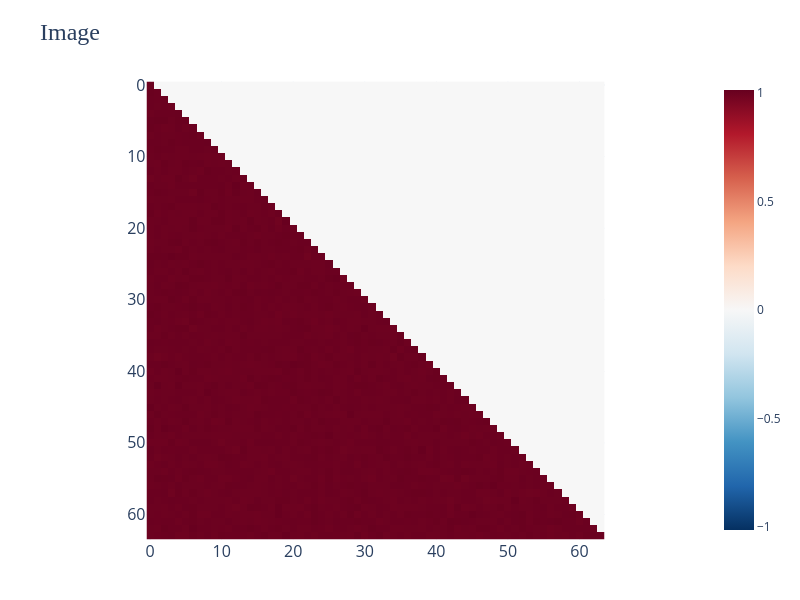

The notebook cell saved with this chart:
### Code cell
# L0
n_layers = 1
for layer_id in range(n_layers):
    # Heads
    for i in range(cfg.n_heads):
        imshow(
            (np.exp(train_cache[f"blocks.{layer_id}.attn.hook_attn_scores"][:, i, :, :].mean([0]).cpu().numpy())),
            title=f"Layer {layer_id} Attention Scores{i}",
            height=500,
            width=500,
        )

### Figure 1 — Plotly figure (JSON) as saved in the notebook; plotly's stock layout.template omitted (floating-point values rounded to 4 significant figures; data arrays with more than 128 entries replaced by an {"elided": "..."} marker saying what was removed)
{"data": [{"coloraxis": "coloraxis", "hovertemplate": "x: %{x}<br>y: %{y}<br>color: %{z}<extra></extra>", "name": "0", "type": "heatmap", "xaxis": "x", "yaxis": "y", "z": {"elided": "64x64 float values"}}], "layout": {"coloraxis": {"cmid": 0, "colorscale": [[0, "rgb(5,48,97)"], [0.1, "rgb(33,102,172)"], [0.2, "rgb(67,147,195)"], [0.3, "rgb(146,197,222)"], [0.4, "rgb(209,229,240)"], [0.5, "rgb(247,247,247)"], [0.6, "rgb(253,219,199)"], [0.7, "rgb(244,165,130)"], [0.8, "rgb(214,96,77)"], [0.9, "rgb(178,24,43)"], [1, "rgb(103,0,31)"]]}, "height": 600, "margin": {"b": 50, "l": 50, "r": 50, "t": 80}, "title": {"font": {"family": "Serif", "size": 24}, "text": "Image"}, "width": 800, "xaxis": {"anchor": "y", "constrain": "domain", "domain": [0, 1], "scaleanchor": "y", "tickfont": {"size": 16}, "title": {"font": {"size": 18}, "text": ""}}, "yaxis": {"anchor": "x", "autorange": "reversed", "constrain": "domain", "domain": [0, 1], "tickfont": {"size": 16}, "title": {"font": {"size": 18}, "text": ""}}}}
